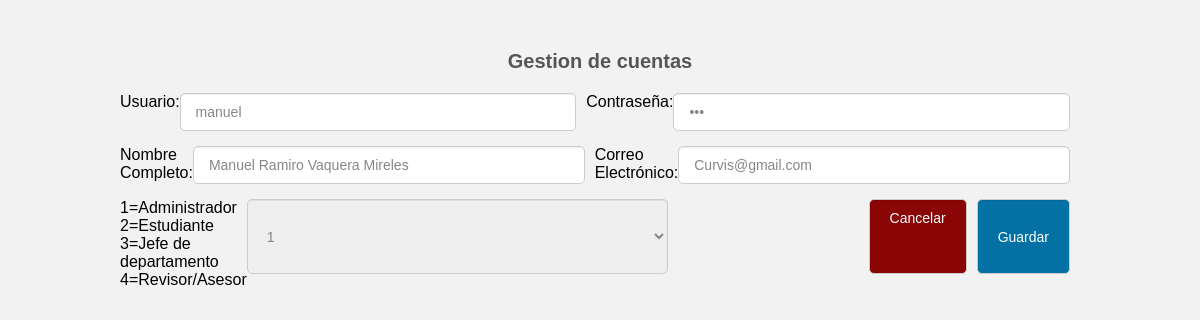
/LoginITSZN/Crud/update.php?id=3, run on the app's committed database.
### tables this page shows
CREATE TABLE `usuario` (
  `id` int(11) NOT NULL,
  `usuario` varchar(100) NOT NULL,
  `contrasena` varchar(50) NOT NULL,
  `nombre_c` varchar(50) NOT NULL,
  `e_mail` varchar(50) NOT NULL,
  `tipo` int(11) NOT NULL
);

### LoginITSZN/Crud/update.php (the view, shortened to what this page needs)
<?php
	include_once 'conexion.php';
	if(isset($_GET['id'])){
		$id=(int) $_GET['id'];
		$buscar_id=$con->prepare('SELECT * FROM usuario WHERE id=:id LIMIT 1');
		$buscar_id->execute(array(
			':id'=>$id
		));
		$resultado=$buscar_id->fetch();
	}else{
		header('Location: index.php');
	}
?>
<!DOCTYPE html>
<html lang="es">
<head>
	<link rel="stylesheet" href="css/estilo.css">
</head>
<body>
	<div class="contenedor">
		<h2>Gestion de cuentas</h2>
		<form action="" method="post">
			<div class="form-group">
				<p>Usuario: </p>
				<input type="text" name="usuario" value="<?php if($resultado) echo $resultado['usuario']; ?>" class="input__text">
				<p>Contraseña: </p>
				<input type="password" name="contrasena" value="<?php if($resultado) echo $resultado['contrasena']; ?>" class="input__text">
			</div>
			<div class="form-group">
				<p>Nombre Completo: </p>
				<input type="text" name="nombre_c" value="<?php if($resultado) echo $resultado['nombre_c']; ?>" class="input__text">
				<p>Correo Electrónico: </p>
				<input type="text" name="e_mail" value="<?php if($resultado) echo $resultado['e_mail']; ?>" class="input__text">
			</div>
			<div class="form-group">
<p>1=Administrador<br>2=Estudiante<br>3=Jefe de departamento<br>4=Revisor/Asesor</p>
<SELECT NAME="tipo" input type="text"  value="<?php if($resultado) echo $resultado['tipo']; ?>" class="input__text"  >
  <OPTION >1
  <OPTION >2
</SELECT>
			<div class="btn__group">
				<a href="index.php" class="btn btn__danger">Cancelar</a>
				<input type="submit" name="guardar" value="Guardar" class="btn btn__primary">
			</div>
		</form>
	</div>
</body>
</html>

### LoginITSZN/Crud/css/estilo.css (style rules this page uses)
* { padding: 0; margin: 0px; box-sizing: border-box; }
body { font-family: 'Arial',sans-serif; font-size: 16px; background: #f2f2f2; }
a { text-decoration: none; }
.contenedor { width: 80%; max-width: 1000px; margin: 30px auto; overflow: hidden; }
h2 { display: block; margin-top: 20px; margin-bottom: 20px; text-align: center; font-size: 20px; font-family: 'Arial', sans-serif; font-weight: bold; color: #555; }
form .input__text { width: 100%; border: 1px solid #ccc; border-radius: 5px; box-shadow: 0 1px 1px rgba(0, 0, 0, 0.075) inset; color: #848688; display: block; font-size: 14px; margin-bottom: 15px; padding: 10px 15px; max-width: 30%; margin-right: 10px; outline: medium none; }
form .form-group { display: flex; width: 100%; flex-wrap: nowrap; justify-content: space-between; }
form .form-group .input__text { max-width: 45% !important; }
form .btn { border: 1px solid #ccc; border-radius: 5px; box-shadow: 0 1px 1px rgba(0, 0, 0, 0.075) inset; color: #fff; display: block; font-size: 14px; background: rgb(3, 113, 163); margin-bottom: 15px; padding: 10px 20px; margin-right: 10px; outline: medium none; cursor: pointer; }
.btn__group { width: 100%; display: flex; flex-direction: row; justify-content: flex-end; }
.btn__primary { background: rgb(3, 113, 163); }
.btn__danger { background: #8a0505 !important; }

### data on the page
usuario: usuario "manuel", nombre_c "Manuel Ramiro Vaquera Mireles", e_mail "Curvis@gmail.com", tipo "1"
